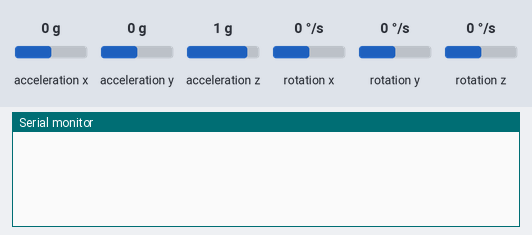
This sketch was run on a simulated Arduino Uno, built with avr-gcc and run on an emulated ATmega328P. Parts: the last lines printed to the serial monitor. The test bench sets the inputs (shaded band); at power-on: acceleration x 0 g, acceleration y 0 g, acceleration z 1 g, rotation x 0 °/s, rotation y 0 °/s, rotation z 0 °/s.

Above: at 1.2 s.
1.3 s: acceleration x set to -1.4 g
At 1.43 s:
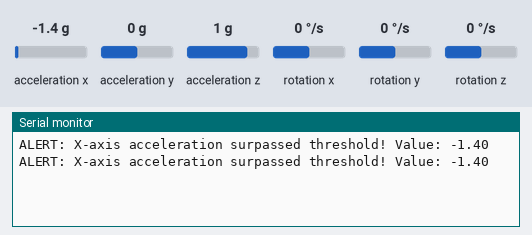
3.2 s: acceleration y set to -1.4 g
At 3.27 s:
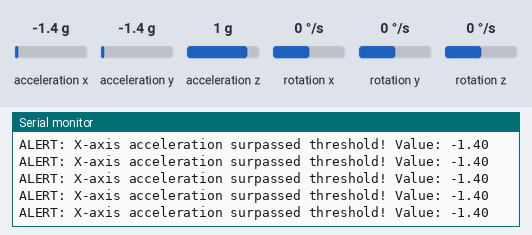
4.9 s: acceleration z set to -1.4 g
At 5.75 s:
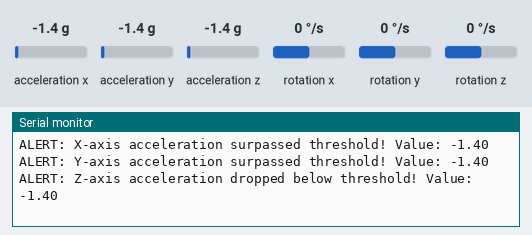

Measured:
- after the input at 1.3 s, the serial monitor: prints a new line at once (image 1)
- after the input at 4.9 s, the serial monitor: prints a new line after 0.29 s (image 3)

The sketch:

imu_test.ino
```cpp
/*
The sensor outputs provided by the library are the raw
16-bit values obtained by concatenating the 8-bit high and
low accelerometer and gyro data registers. They can be
converted to units of g and dps (degrees per second) using
the conversion factors specified in the datasheet for your
particular device and full scale setting (gain).

Example: An LSM6DS33 gives an accelerometer Z axis reading
of 16276 with its default full scale setting of +/- 2 g. The
LA_So specification in the LSM6DS33 datasheet (page 15)
states a conversion factor of 0.061 mg/LSB (least
significant bit) at this FS setting, so the raw reading of
16276 corresponds to 16276 * 0.061 = 992.8 mg = 0.9928 g.
*/

#include <Wire.h>
#include <LSM6.h>

LSM6 imu;

char report[80];

// --- Define Thresholds (in units of 'g') ---
const float THRESHOLD_X = 0.3;     // Triggers if X goes above 1.5g or below -1.5g
const float THRESHOLD_Y = 0.3;     // Triggers if Y goes above 1.5g or below -1.5g
const float THRESHOLD_Z_LOW = 0.75; // Triggers if Z drops below 0.5g (e.g., freefall or tilt)

void setup()
{
  Serial.begin(9600);
  Wire.begin();

  if (!imu.init())
  {
    Serial.println("Failed to detect and initialize IMU!");
    while (1);
  }
  imu.enableDefault();
}

void loop()
{
  imu.read();

  // 1. Convert raw values to standard units (g and dps)
  float accel_x = imu.a.x * 0.061 / 1000.0;
  float accel_y = imu.a.y * 0.061 / 1000.0;
  float accel_z = imu.a.z * 0.061 / 1000.0;

  float gyro_x = imu.g.x * 8.75 / 1000.0;
  float gyro_y = imu.g.y * 8.75 / 1000.0;
  float gyro_z = imu.g.z * 8.75 / 1000.0;

  // 2. Print the standard report
  // snprintf(report, sizeof(report), "A: %6f %6f %6f    G: %6f %6f %6f",
  //   accel_x, accel_y, accel_z,
  //   gyro_x, gyro_y, gyro_z);
  // Serial.println(report);

  // 3. Check thresholds and print alerts
  if (abs(accel_x) > THRESHOLD_X) {
    Serial.print("ALERT: X-axis acceleration surpassed threshold! Value: ");
    Serial.println(accel_x);
  }

  if (abs(accel_y) > THRESHOLD_Y) {
    Serial.print("ALERT: Y-axis acceleration surpassed threshold! Value: ");
    Serial.println(accel_y);
  }

  if (accel_z < THRESHOLD_Z_LOW) {
    Serial.print("ALERT: Z-axis acceleration dropped below threshold! Value: ");
    Serial.println(accel_z);
  }

  delay(100);
}
```
